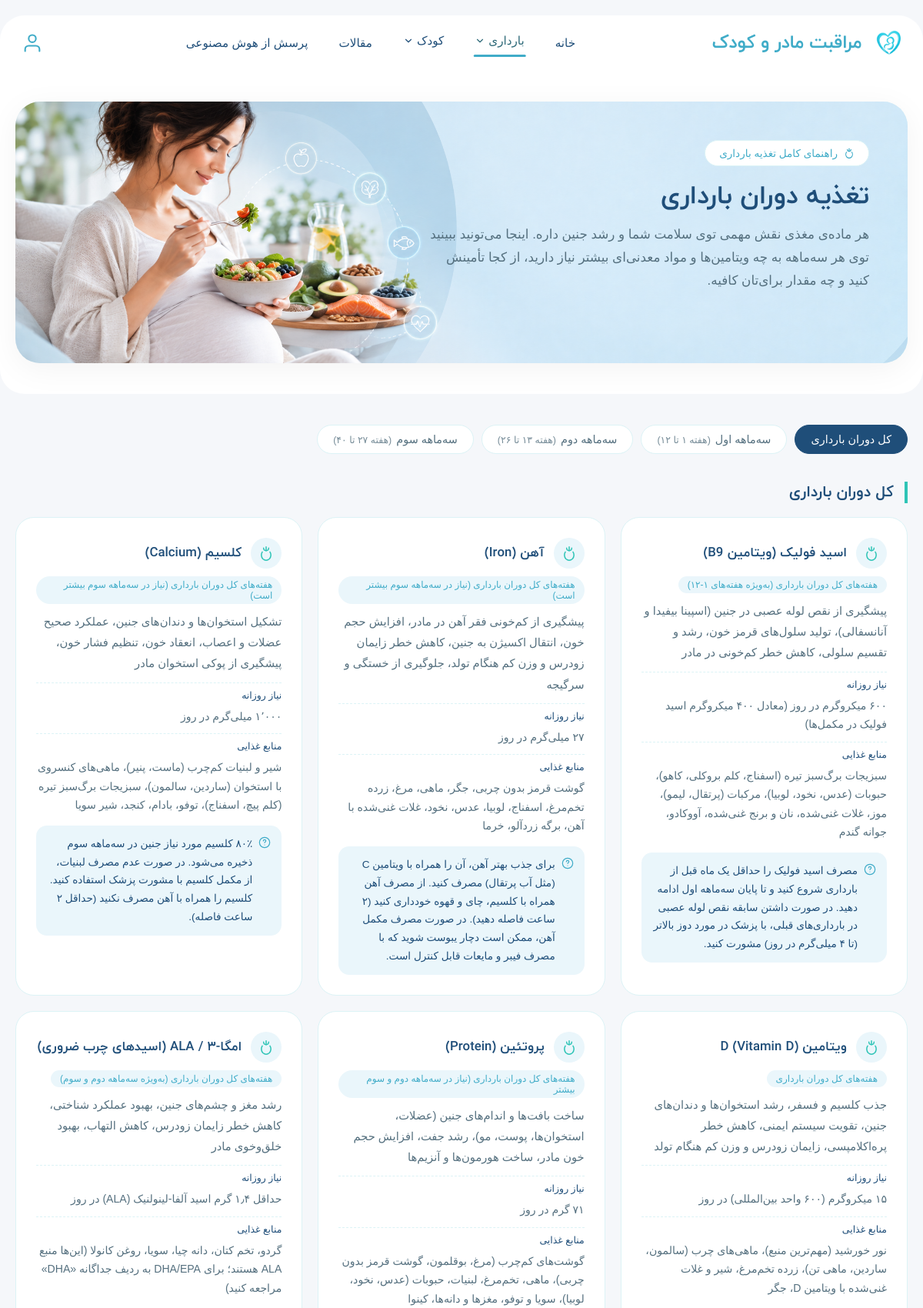
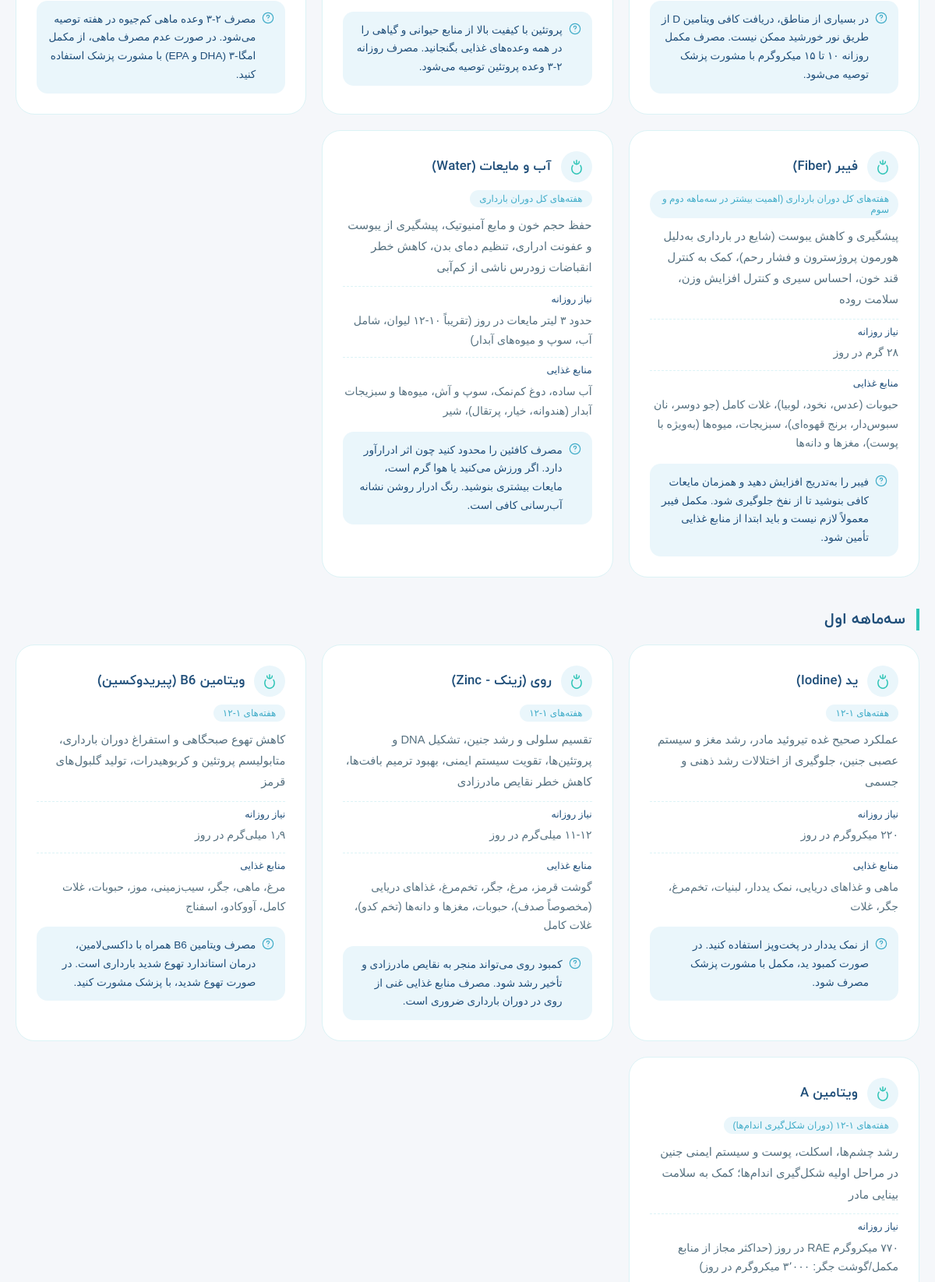
The page /pregnancy-nutrition.php (upper part) on the database its author committed (2 pictures, top to bottom).
### tables this page shows
CREATE TABLE `pregnancy_nutrition` (
  `id` int(11) NOT NULL,
  `nutrient_name` varchar(100) NOT NULL,
  `benefits` text NOT NULL,
  `daily_requirement` varchar(100) NOT NULL,
  `food_sources` text NOT NULL,
  `supplement_advice` text DEFAULT NULL,
  `trimester` enum('first','second','third','all') NOT NULL,
  `week_start` int(11) NOT NULL COMMENT 'اولین هفته بارداری که این ماده مغذی مرتبط است (۱ تا ۴۰)',
  `week_end` int(11) NOT NULL COMMENT 'آخرین هفته بارداری که این ماده مغذی مرتبط است (۱ تا ۴۰)',
  `weeks_recommended` varchar(50) DEFAULT NULL COMMENT 'برچسب نمایشی، مثلاً: ۱-۱۲ یا کل دوران بارداری',
  `created_at` timestamp NOT NULL DEFAULT current_timestamp(),
  `updated_at` timestamp NOT NULL DEFAULT current_timestamp() ON UPDATE current_timestamp()
);

### config/database.php (called while the page is built)
<?php
return [
    'host'     => getenv('DB_HOST') ?: '127.0.0.1',
    'port'     => getenv('DB_PORT') ?: '3306',
    'database' => getenv('DB_DATABASE') ?: 'maternal_child_care',
    'username' => getenv('DB_USERNAME') ?: 'root',
    'password' => getenv('DB_PASSWORD') ?: '',
    'charset'  => 'utf8mb4',
];

### app/Core/Database.php (called while the page is built, shortened)
<?php
class Database
{
    private static ?PDO $instance = null;
    public static function connection(): PDO
    {
        if (self::$instance === null) {
            $config = require BASE_PATH . '/config/database.php';
            $dsn = sprintf(
                'mysql:host=%s;port=%s;dbname=%s;charset=%s',
                $config['host'],
                $config['port'],
                $config['database'],
                $config['charset']
            );
            self::$instance = new PDO($dsn, $config['username'], $config['password'], [
                PDO::ATTR_ERRMODE            => PDO::ERRMODE_EXCEPTION,
                PDO::ATTR_DEFAULT_FETCH_MODE => PDO::FETCH_ASSOC,
                PDO::ATTR_EMULATE_PREPARES   => false,
            ]);
        }
        return self::$instance;
    }
}

### app/Repositories/NutritionRepository.php (called while the page is built, shortened)
<?php
class NutritionRepository
{
    public function all(): array
    {
        try {
            $stmt = Database::connection()->query(
                'SELECT * FROM pregnancy_nutrition ORDER BY week_start ASC, id ASC'
            );
            return $stmt->fetchAll();
        } catch (PDOException $e) {
            return [];
        }
    }
}

### public/pregnancy-nutrition.php (the view, shortened to what this page needs)
<?php
$nutritionRepository = new NutritionRepository();
$trimesterLabels = NutritionRepository::TRIMESTER_LABELS;
$activeTrimester = $_GET['trimester'] ?? 'all';
$trimesterWeekRanges = [
    'all'    => null,
    'first'  => '۱ تا ۱۲',
    'second' => '۱۳ تا ۲۶',
    'third'  => '۲۷ تا ۴۰',
];
if ($activeTrimester === 'all') {
    $nutrients = $nutritionRepository->all();
} else {
    $nutrients = $nutritionRepository->findByTrimester($activeTrimester);
}
$groupedNutrients = [];
if ($activeTrimester === 'all') {
    foreach (array_keys($trimesterLabels) as $key) {
        $groupedNutrients[$key] = [];
    }
    foreach ($nutrients as $item) {
        $key = $item['trimester'] ?? 'all';
        $groupedNutrients[$key][] = $item;
    }
} else {
    $groupedNutrients[$activeTrimester] = $nutrients;
}
?>
<!DOCTYPE html>
<html lang="fa" dir="rtl">
<head>
    <link rel="stylesheet" href="assets/css/base.css">
    <link rel="stylesheet" href="assets/css/components/header.css">
    <link rel="stylesheet" href="assets/css/components/button.css">
    <link rel="stylesheet" href="assets/css/components/footer.css">
    <link rel="stylesheet" href="assets/css/pages/pregnancy-nutrition.css">
</head>
<body>
    <section class="pn-hero" data-header-offset>
        <?php include TEMPLATES_PATH . '/partials/header.php'; ?>
        <div class="pn-hero-banner">
            <img src="assets/image/pregnancy-nutrition-banner.png" alt="تغذیه دوران بارداری" class="pn-hero-image" />
            <div class="pn-hero-content">
                <span class="pn-hero-badge">
                    <svg width="14" height="14" viewBox="0 0 24 24" fill="none" stroke="currentColor" stroke-width="2" stroke-linecap="round" stroke-linejoin="round"><path d="M12 2v6" /><path d="M8 4c0 2.5 1.5 4 4 4s4-1.5 4-4" /><path d="M6 10c-2 3-2 8 1 11a8 8 0 0 0 10 0c3-3 3-8 1-11" /></svg>
                    راهنمای کامل تغذیه بارداری
                </span>
                <h1>تغذیه دوران بارداری</h1>
                <p class="subtitle">
                    هر ماده‌ی مغذی نقش مهمی توی سلامت شما و رشد جنین داره. اینجا می‌تونید ببینید
                    توی هر سه‌ماهه به چه ویتامین‌ها و مواد معدنی‌ای بیشتر نیاز دارید، از کجا تأمینش کنید
                    و چه مقدار برای‌تان کافیه.
                </p>
            </div>
        </div>
    </section>
    <section class="pn-filter-section">
        <div class="pn-filter-tabs">
            <?php foreach ($trimesterLabels as $key => $label): ?>
                <a href="pregnancy-nutrition.php?trimester=<?= urlencode($key) ?>#pn-list-section"
                    class="pn-filter-tab <?= $activeTrimester === $key ? 'active' : '' ?>">
                    <?= htmlspecialchars($label, ENT_QUOTES, 'UTF-8') ?>
                    <?php if ($trimesterWeekRanges[$key]): ?>
                        <span class="pn-filter-tab-range">(هفته <?= htmlspecialchars($trimesterWeekRanges[$key], ENT_QUOTES, 'UTF-8') ?>)</span>
                    <?php endif; ?>
                </a>
            <?php endforeach; ?>
        </div>
    </section>
    <section class="pn-list-section" id="pn-list-section">
        <?php foreach ($groupedNutrients as $groupKey => $groupItems): ?>
            <div class="pn-group">
                <h2 class="pn-group-title">
                    <?= htmlspecialchars($trimesterLabels[$groupKey] ?? $groupKey, ENT_QUOTES, 'UTF-8') ?>
                </h2>
                <div class="pn-nutrient-grid">
                    <?php foreach ($groupItems as $nutrient): ?>
                        <div class="pn-nutrient-card">
                            <div class="pn-nutrient-header">
                                <div class="pn-nutrient-icon">
                                    <svg width="20" height="20" viewBox="0 0 24 24" fill="none" stroke="currentColor" stroke-width="1.8" stroke-linecap="round" stroke-linejoin="round"><path d="M12 2v6" /><path d="M8 4c0 2.5 1.5 4 4 4s4-1.5 4-4" /><path d="M6 10c-2 3-2 8 1 11a8 8 0 0 0 10 0c3-3 3-8 1-11" /></svg>
                                </div>
                                <h3><?= htmlspecialchars($nutrient['nutrient_name'], ENT_QUOTES, 'UTF-8') ?></h3>
                            </div>
                            <?php if (!empty($nutrient['weeks_recommended'])): ?>
                                <span class="pn-nutrient-weeks">هفته‌های <?= htmlspecialchars($nutrient['weeks_recommended'], ENT_QUOTES, 'UTF-8') ?></span>
                            <?php endif; ?>
                            <?php if (!empty($nutrient['benefits'])): ?>
                                <p class="pn-nutrient-benefits"><?= nl2br(htmlspecialchars($nutrient['benefits'], ENT_QUOTES, 'UTF-8')) ?></p>
                            <?php endif; ?>
                            <?php if (!empty($nutrient['daily_requirement'])): ?>
                                <div class="pn-nutrient-row">
                                    <span class="pn-nutrient-row-label">نیاز روزانه</span>
                                    <span class="pn-nutrient-row-value"><?= htmlspecialchars($nutrient['daily_requirement'], ENT_QUOTES, 'UTF-8') ?></span>
                                </div>
                            <?php endif; ?>
                            <?php if (!empty($nutrient['food_sources'])): ?>
                                <div class="pn-nutrient-row">
                                    <span class="pn-nutrient-row-label">منابع غذایی</span>
                                    <span class="pn-nutrient-row-value"><?= nl2br(htmlspecialchars($nutrient['food_sources'], ENT_QUOTES, 'UTF-8')) ?></span>
                                </div>
                            <?php endif; ?>
                            <?php if (!empty($nutrient['supplement_advice'])): ?>
                                <div class="pn-nutrient-tip">
                                    <svg width="16" height="16" viewBox="0 0 24 24" fill="none" stroke="currentColor" stroke-width="1.8" stroke-linecap="round" stroke-linejoin="round"><path d="M9.5 9a2.5 2.5 0 0 1 5 0c0 1.5-2.5 2-2.5 3.5" /><path d="M12 16.5h.01" /><circle cx="12" cy="12" r="10" /></svg>
                                    <p><?= nl2br(htmlspecialchars($nutrient['supplement_advice'], ENT_QUOTES, 'UTF-8')) ?></p>
                                </div>
                            <?php endif; ?>
                        </div>
                    <?php endforeach; ?>
                </div>
            </div>
        <?php endforeach; ?>
    </section>
</body>
</html>

### public/assets/css/base.css (style rules this page uses)
:root { --color-navy: #1F4E79; --color-teal-text: #40acc8; --color-teal: #2EC4B6; --color-navy-hover: #265d90; --color-teal-hover: #26a89c; --color-slate: #55707F; --color-gray: #6B7280; --color-bg: #F5F7FA; --color-bg-soft: #EAF6FB; --color-bg-soft-2: #DCF3F6; --color-white: #FFFFFF; --font-bold: 'IranVekanWebBold', sans-serif; --font-medium: 'IranVekanWebMedium', sans-serif; --font-regular: 'IranVekanWebRegular', sans-serif; }
* { margin: 0; padding: 0; box-sizing: border-box; }
body { font-family: var(--font-regular); background: var(--color-bg); min-height: 100vh; }

### rows shown on the page
pregnancy_nutrition: label "سه‌ماهه سوم", trimester "۲۷ تا ۴۰"
pregnancy_nutrition: nutrient_name "اسید فولیک (ویتامین B9)", weeks_recommended "کل دوران بارداری (به‌ویژه هفته‌های ۱-۱۲)", benefits "پیشگیری از نقص لوله عصبی در جنین (اسپینا بیفیدا و آنانسفالی)، تولید سلول‌های قرمز خون، رشد و تقسیم سلولی، کاهش خطر کم‌خونی در مادر", daily_requirement "۶۰۰ میکروگرم در روز (معادل ۴۰۰ میکروگرم اسید فولیک در مکمل‌ها)", food_sources "سبزیجات برگ‌سبز تیره (اسفناج، کلم بروکلی، کاهو)، حبوبات (عدس، نخود، لوبیا)، مرکبات (پرتقال، لیمو)، موز، غلات غنی‌شده، نان و برنج غنی‌شده، آووکادو، جوانه گندم", supplement_advice "مصرف اسید فولیک را حداقل یک ماه قبل از بارداری شروع کنید و تا پایان سه‌ماهه اول ادامه دهید. در صورت داشتن سابقه نقص لوله عصبی در بارداری‌های قبلی، با پزشک در مورد دوز بالاتر (تا ۴ میلی‌گرم در روز) مشورت کنید."
pregnancy_nutrition: nutrient_name "آهن (Iron)", weeks_recommended "کل دوران بارداری (نیاز در سه‌ماهه سوم بیشتر است)", benefits "پیشگیری از کم‌خونی فقر آهن در مادر، افزایش حجم خون، انتقال اکسیژن به جنین، کاهش خطر زایمان زودرس و وزن کم هنگام تولد، جلوگیری از خستگی و سرگیجه", daily_requirement "۲۷ میلی‌گرم در روز", food_sources "گوشت قرمز بدون چربی، جگر، ماهی، مرغ، زرده تخم‌مرغ، اسفناج، لوبیا، عدس، نخود، غلات غنی‌شده با آهن، برگه زردآلو، خرما", supplement_advice "برای جذب بهتر آهن، آن را همراه با ویتامین C (مثل آب پرتقال) مصرف کنید. از مصرف آهن همراه با کلسیم، چای و قهوه خودداری کنید (۲ ساعت فاصله دهید). در صورت مصرف مکمل آهن، ممکن است دچار یبوست شوید که با مصرف فیبر و مایعات قابل کنترل است."
pregnancy_nutrition: nutrient_name "کلسیم (Calcium)", weeks_recommended "کل دوران بارداری (نیاز در سه‌ماهه سوم بیشتر است)", benefits "تشکیل استخوان‌ها و دندان‌های جنین، عملکرد صحیح عضلات و اعصاب، انعقاد خون، تنظیم فشار خون، پیشگیری از پوکی استخوان مادر", daily_requirement "۱٬۰۰۰ میلی‌گرم در روز", food_sources "شیر و لبنیات کم‌چرب (ماست، پنیر)، ماهی‌های کنسروی با استخوان (ساردین، سالمون)، سبزیجات برگ‌سبز تیره (کلم پیچ، اسفناج)، توفو، بادام، کنجد، شیر سویا", supplement_advice "۸۰٪ کلسیم مورد نیاز جنین در سه‌ماهه سوم ذخیره می‌شود. در صورت عدم مصرف لبنیات، از مکمل کلسیم با مشورت پزشک استفاده کنید. کلسیم را همراه با آهن مصرف نکنید (حداقل ۲ ساعت فاصله)."
pregnancy_nutrition: nutrient_name "ویتامین D (Vitamin D)", weeks_recommended "کل دوران بارداری", benefits "جذب کلسیم و فسفر، رشد استخوان‌ها و دندان‌های جنین، تقویت سیستم ایمنی، کاهش خطر پره‌اکلامپسی، زایمان زودرس و وزن کم هنگام تولد", daily_requirement "۱۵ میکروگرم (۶۰۰ واحد بین‌المللی) در روز", food_sources "نور خورشید (مهم‌ترین منبع)، ماهی‌های چرب (سالمون، ساردین، ماهی تن)، زرده تخم‌مرغ، شیر و غلات غنی‌شده با ویتامین D، جگر", supplement_advice "در بسیاری از مناطق، دریافت کافی ویتامین D از طریق نور خورشید ممکن نیست. مصرف مکمل روزانه ۱۰ تا ۱۵ میکروگرم با مشورت پزشک توصیه می‌شود."
pregnancy_nutrition: nutrient_name "پروتئین (Protein)", weeks_recommended "کل دوران بارداری (نیاز در سه‌ماهه دوم و سوم بیشتر", benefits "ساخت بافت‌ها و اندام‌های جنین (عضلات، استخوان‌ها، پوست، مو)، رشد جفت، افزایش حجم خون مادر، ساخت هورمون‌ها و آنزیم‌ها", daily_requirement "۷۱ گرم در روز", food_sources "گوشت‌های کم‌چرب (مرغ، بوقلمون، گوشت قرمز بدون چربی)، ماهی، تخم‌مرغ، لبنیات، حبوبات (عدس، نخود، لوبیا)، سویا و توفو، مغزها و دانه‌ها، کینوا", supplement_advice "پروتئین با کیفیت بالا از منابع حیوانی و گیاهی را در همه وعده‌های غذایی بگنجانید. مصرف روزانه ۲-۳ وعده پروتئین توصیه می‌شود."
pregnancy_nutrition: nutrient_name "امگا-۳ / ALA (اسیدهای چرب ضروری)", weeks_recommended "کل دوران بارداری (به‌ویژه سه‌ماهه دوم و سوم)", benefits "رشد مغز و چشم‌های جنین، بهبود عملکرد شناختی، کاهش خطر زایمان زودرس، کاهش التهاب، بهبود خلق‌وخوی مادر", daily_requirement "حداقل ۱٫۴ گرم اسید آلفا-لینولنیک (ALA) در روز", food_sources "گردو، تخم کتان، دانه چیا، سویا، روغن کانولا (این‌ها منبع ALA هستند؛ برای DHA/EPA به ردیف جداگانه «DHA» مراجعه کنید)", supplement_advice "مصرف ۲-۳ وعده ماهی کم‌جیوه در هفته توصیه می‌شود. در صورت عدم مصرف ماهی، از مکمل امگا-۳ (DHA و EPA) با مشورت پزشک استفاده کنید."
pregnancy_nutrition: nutrient_name "فیبر (Fiber)", weeks_recommended "کل دوران بارداری (اهمیت بیشتر در سه‌ماهه دوم و سوم", benefits "پیشگیری و کاهش یبوست (شایع در بارداری به‌دلیل هورمون پروژسترون و فشار رحم)، کمک به کنترل قند خون، احساس سیری و کنترل افزایش وزن، سلامت روده", daily_requirement "۲۸ گرم در روز", food_sources "حبوبات (عدس، نخود، لوبیا)، غلات کامل (جو دوسر، نان سبوس‌دار، برنج قهوه‌ای)، سبزیجات، میوه‌ها (به‌ویژه با پوست)، مغزها و دانه‌ها", supplement_advice "فیبر را به‌تدریج افزایش دهید و همزمان مایعات کافی بنوشید تا از نفخ جلوگیری شود. مکمل فیبر معمولاً لازم نیست و باید ابتدا از منابع غذایی تأمین شود."
pregnancy_nutrition: nutrient_name "آب و مایعات (Water)", weeks_recommended "کل دوران بارداری", benefits "حفظ حجم خون و مایع آمنیوتیک، پیشگیری از یبوست و عفونت ادراری، تنظیم دمای بدن، کاهش خطر انقباضات زودرس ناشی از کم‌آبی", daily_requirement "حدود ۳ لیتر مایعات در روز (تقریباً ۱۰-۱۲ لیوان، شامل آب، سوپ و میوه‌های آبدار)", food_sources "آب ساده، دوغ کم‌نمک، سوپ و آش، میوه‌ها و سبزیجات آبدار (هندوانه، خیار، پرتقال)، شیر", supplement_advice "مصرف کافئین را محدود کنید چون اثر ادرارآور دارد. اگر ورزش می‌کنید یا هوا گرم است، مایعات بیشتری بنوشید. رنگ ادرار روشن نشانه آب‌رسانی کافی است."
pregnancy_nutrition: nutrient_name "ید (Iodine)", weeks_recommended "۱-۱۲", benefits "عملکرد صحیح غده تیروئید مادر، رشد مغز و سیستم عصبی جنین، جلوگیری از اختلالات رشد ذهنی و جسمی", daily_requirement "۲۲۰ میکروگرم در روز", food_sources "ماهی و غذاهای دریایی، نمک یددار، لبنیات، تخم‌مرغ، جگر، غلات", supplement_advice "از نمک یددار در پخت‌وپز استفاده کنید. در صورت کمبود ید، مکمل با مشورت پزشک مصرف شود."
pregnancy_nutrition: nutrient_name "روی (زینک - Zinc)", weeks_recommended "۱-۱۲", benefits "تقسیم سلولی و رشد جنین، تشکیل DNA و پروتئین‌ها، تقویت سیستم ایمنی، بهبود ترمیم بافت‌ها، کاهش خطر نقایص مادرزادی", daily_requirement "۱۱-۱۲ میلی‌گرم در روز", food_sources "گوشت قرمز، مرغ، جگر، تخم‌مرغ، غذاهای دریایی (مخصوصاً صدف)، حبوبات، مغزها و دانه‌ها (تخم کدو)، غلات کامل", supplement_advice "کمبود روی می‌تواند منجر به نقایص مادرزادی و تأخیر رشد شود. مصرف منابع غذایی غنی از روی در دوران بارداری ضروری است."
pregnancy_nutrition: nutrient_name "ویتامین B6 (پیریدوکسین)", weeks_recommended "۱-۱۲", benefits "کاهش تهوع صبحگاهی و استفراغ دوران بارداری، متابولیسم پروتئین و کربوهیدرات، تولید گلبول‌های قرمز", daily_requirement "۱٫۹ میلی‌گرم در روز", food_sources "مرغ، ماهی، جگر، سیب‌زمینی، موز، حبوبات، غلات کامل، آووکادو، اسفناج", supplement_advice "مصرف ویتامین B6 همراه با داکسی‌لامین، درمان استاندارد تهوع شدید بارداری است. در صورت تهوع شدید، با پزشک مشورت کنید."
pregnancy_nutrition: nutrient_name "ویتامین A", weeks_recommended "۱-۱۲ (دوران شکل‌گیری اندام‌ها)", benefits "رشد چشم‌ها، اسکلت، پوست و سیستم ایمنی جنین در مراحل اولیه شکل‌گیری اندام‌ها؛ کمک به سلامت بینایی مادر", daily_requirement "۷۷۰ میکروگرم RAE در روز (حداکثر مجاز از منابع مکمل/گوشت جگر: ۳٬۰۰۰ میکروگرم در روز)"

### other values the page prints
$label "کل دوران بارداری"
$label "سه‌ماهه اول"
$trimesterWeekRanges[$key] "۱ تا ۱۲"
$label "سه‌ماهه دوم"
$trimesterWeekRanges[$key] "۱۳ تا ۲۶"
$trimesterLabels[$groupKey] "کل دوران بارداری"
$trimesterLabels[$groupKey] "سه‌ماهه اول"
